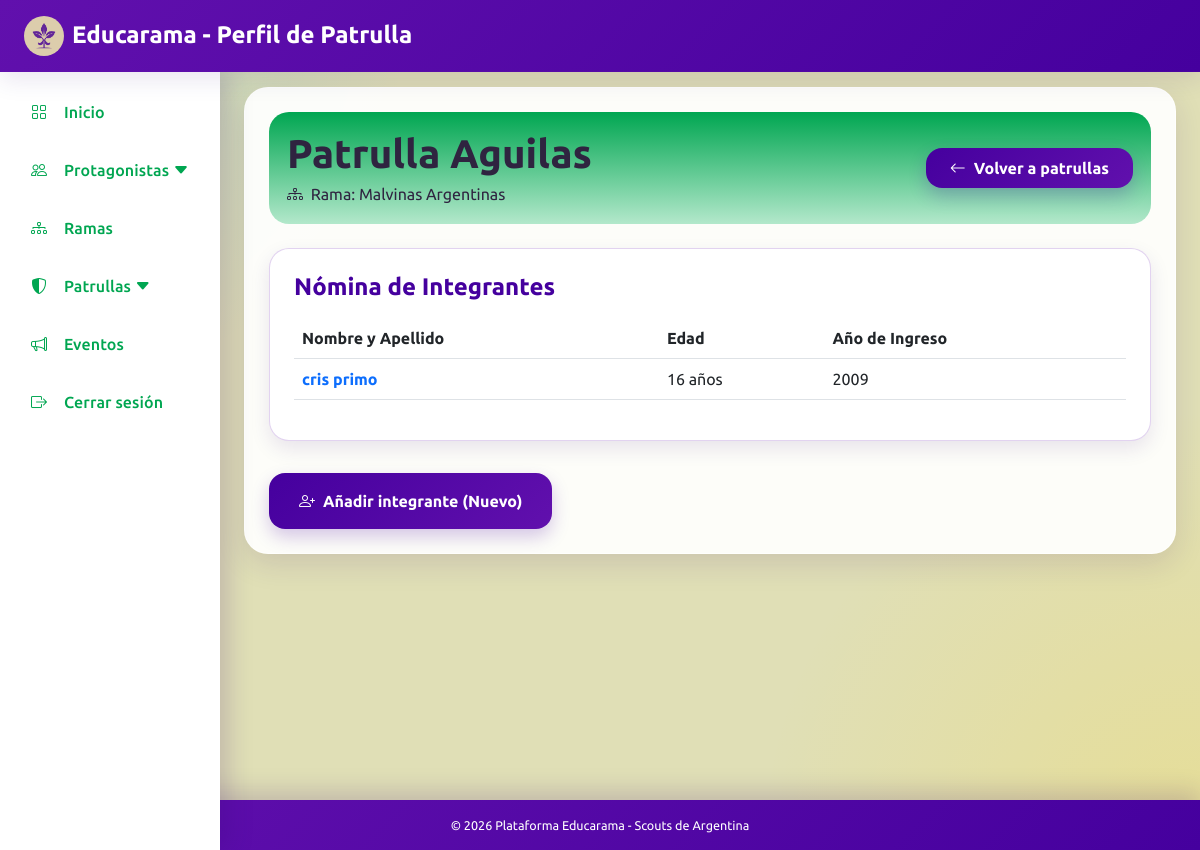
Before: /views/pages/perfil_patrulla.php?id=2 (signed in) with the older database file.
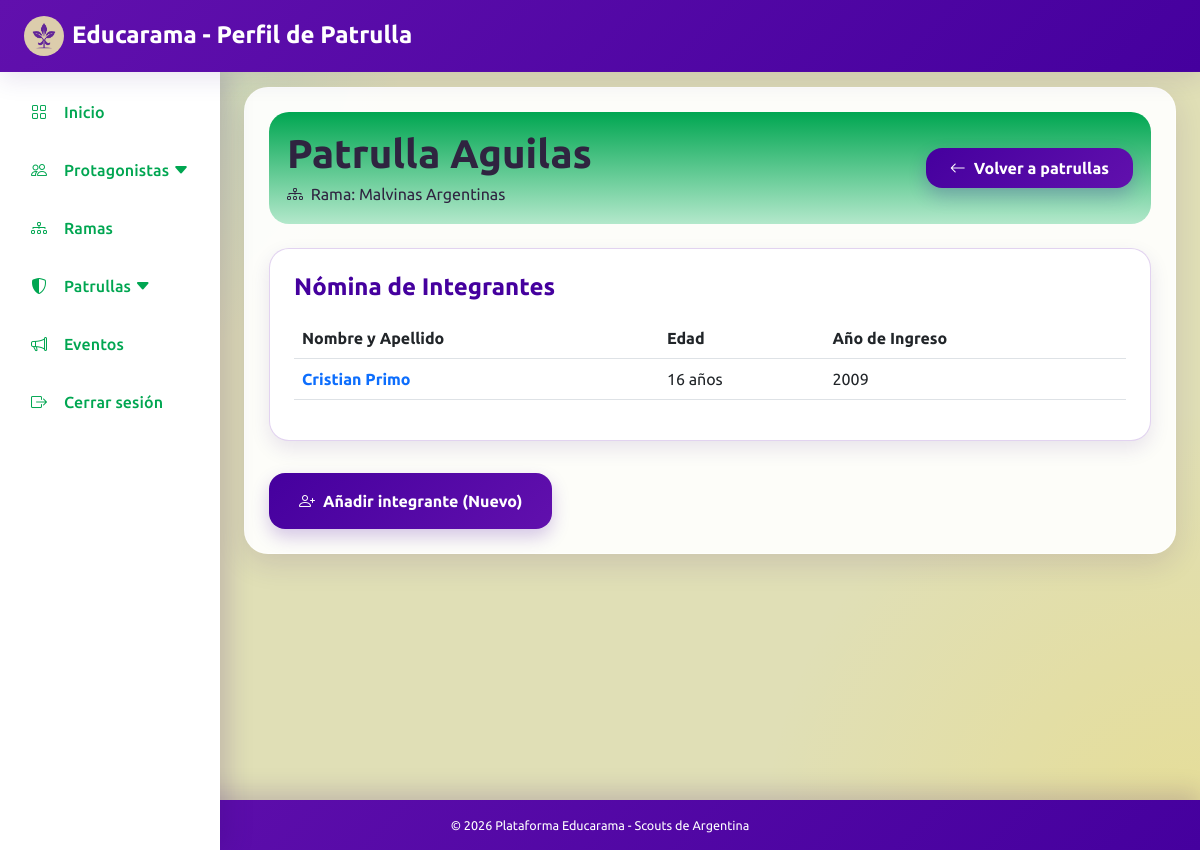
After: the same page with the newer database file.
### tables this page shows
CREATE TABLE `protagonista` (
  `id` int(11) NOT NULL,
  `promesa` tinyint(1) DEFAULT NULL,
  `id_persona` int(11) NOT NULL,
  `id_rama` int(11) NOT NULL,
  `id_patrulla` int(11) DEFAULT NULL,
  `anio_ingreso` int(11) DEFAULT NULL
);

CREATE TABLE `persona` (
  `id` int(11) NOT NULL,
  `dni` int(11) NOT NULL,
  `nombre` varchar(100) DEFAULT NULL,
  `apellido` varchar(100) DEFAULT NULL,
  `fecha_nacimiento` date DEFAULT NULL
);

### src/Controladores/PatrullaController.php (called while the page is built, shortened)
<?php
require_once __DIR__ . '/../Datos/Database.php';
require_once __DIR__ . '/../Datos/PatrullaRepository.php';
require_once __DIR__ . '/../Servicios/PatrullaService.php';
class PatrullaController
{
    private PatrullaService $servicio;
    public function __construct()
    {
        $conexion = Database::getConexion();
        $repositorio = new PatrullaRepository($conexion);
        $this->servicio = new PatrullaService($repositorio);
    }
    public function obtenerPatrullaPorId(int $id): ?array
    {
        return $this->servicio->obtenerPorId($id);
    }
    public function obtenerIntegrantesPorPatrulla(int $idPatrulla): array
    {
        return $this->servicio->obtenerIntegrantes($idPatrulla);
    }
}

### src/Servicios/PatrullaService.php (called while the page is built, shortened)
<?php
class PatrullaService
{
    private PatrullaRepository $repositorio;
    public function __construct(PatrullaRepository $repositorio)
    {
        $this->repositorio = $repositorio;
    }
    public function obtenerPorId(int $id): ?array
    {
        return $this->repositorio->obtenerPorId($id);
    }
    public function obtenerIntegrantes(int $idPatrulla): array
    {
        return $this->repositorio->obtenerIntegrantes($idPatrulla);
    }
}
?>

### src/Datos/PatrullaRepository.php (called while the page is built, shortened)
<?php
class PatrullaRepository
{
    private PDO $conexion;
    public function __construct(PDO $conexion)
    {
        $this->conexion = $conexion;
    }
    public function obtenerPorId(int $id): ?array
    {
        $stmt = $this->conexion->prepare("
            SELECT
                p.id,
                p.nombre,
                p.id_rama,
                r.nombre AS rama,
                r.id_rama AS id_categoria_rama
            FROM patrulla p
            LEFT JOIN rama r ON p.id_rama = r.id
            WHERE p.id = :id
        ");
        $stmt->execute([':id' => $id]);
        return $stmt->fetch(PDO::FETCH_ASSOC) ?: null;
    }
    public function obtenerIntegrantes(int $idPatrulla): array
    {
        $stmt = $this->conexion->prepare("
            SELECT
                p.id,
                p.anio_ingreso,
                per.nombre,
                per.apellido,
                per.fecha_nacimiento
            FROM protagonista p
            INNER JOIN persona per ON p.id_persona = per.id
            WHERE p.id_patrulla = :id_patrulla
            ORDER BY per.apellido ASC
        ");
        $stmt->execute(['id_patrulla' => $idPatrulla]);
        return $stmt->fetchAll(PDO::FETCH_ASSOC);
    }
}
?>

### src/Helpers/RamaHelper.php (called while the page is built)
<?php
if (!function_exists('claseRama')) {
    function claseRama($idCategoria): string
    {
        return match ((int) $idCategoria) {
            1 => 'rama-manada',
            2 => 'rama-unidad',
            3 => 'rama-caminantes',
            4 => 'rama-rover',
            default => '',
        };
    }
}

### views/pages/perfil_patrulla.php (the view, shortened to what the changed rows need)
<?php
require_once __DIR__ . '/../../src/Controladores/PatrullaController.php';
require_once __DIR__ . '/../../src/Helpers/RamaHelper.php';
$controlador = new PatrullaController();
$idPatrulla = $_GET['id'] ?? null;
$patrulla = null;
$integrantes = [];
try {
    $patrulla = $controlador->obtenerPatrullaPorId((int)$idPatrulla);
    $integrantes = $controlador->obtenerIntegrantesPorPatrulla((int)$idPatrulla);
} catch (Exception $e) {
    $error = $e->getMessage();
}
$claseRamaBody = ($patrulla && isset($patrulla['id_categoria_rama'])) ? claseRama($patrulla['id_categoria_rama']) : '';
?>
<!DOCTYPE html>
<html lang="es">
<head>
    <link href="https://cdn.jsdelivr.net/npm/bootstrap@5.3.0/dist/css/bootstrap.min.css" rel="stylesheet">
    <link rel="stylesheet" href="https://cdnjs.cloudflare.com/ajax/libs/bootstrap-icons/1.10.5/font/bootstrap-icons.min.css">
    <link rel="stylesheet" href="/Educarama/public/css/styles.css?v=1.5">
</head>
<body class="<?= $claseRamaBody ?>">
<?php
include __DIR__ . '/includes/barra_superior.php';
?>
<div class="main-content-wrapper">
    <div class="container contenedor-principal p-4">
        <div class="barra-superior-inst mb-4 gap-3 d-flex flex-wrap
        justify-content-between align-items-center
         ">
            <div>
                <h1 class="fw-bold mb-1">
                    Patrulla <?= htmlspecialchars($patrulla['nombre'] ?? 'Desconocida') ?>
                </h1>
            </div>
        </div>
        <div class="tarjeta-blanca-borde p-4">
            <div class="d-flex justify-content-between align-items-center mb-3 flex-wrap gap-2">
                <h2 class="h4 texto-violeta fw-bold mb-0">Nómina de Integrantes</h2>
            </div>
            <?php if (!empty($integrantes)): ?>
                <div class="table-responsive">
                    <table class="table align-middle">
                        <thead>
                            <tr>
                                <th>Nombre y Apellido</th>
                                <th>Edad</th>
                                <th>Año de Ingreso</th>
                            </tr>
                        </thead>
                        <tbody>
                            <?php foreach ($integrantes as $integrante): ?>
                                <tr>
                                    <td>
                                        <a href="/Educarama/views/pages/perfil_protagonista.php?id=<?= $integrante['id'] ?>" class="text-decoration-none fw-bold">
                                            <?= htmlspecialchars($integrante['nombre']) ?> <?= htmlspecialchars($integrante['apellido']) ?>
                                        </a>
                                    </td>
                                    <td>
                                        <?php
                                        if (!empty($integrante['fecha_nacimiento'])) {
                                            $fechaNacimiento = new DateTime($integrante['fecha_nacimiento']);
                                            $hoy = new DateTime();
                                            $edad = $hoy->diff($fechaNacimiento)->y;
                                            echo $edad . " años";
                                        } else {
                                            echo "<span class='text-muted'>Sin datos</span>";
                                        }
                                        ?>
                                    </td>
                                    <td>
                                        <?= !empty($integrante['anio_ingreso']) ? htmlspecialchars($integrante['anio_ingreso']) : "<span class='text-muted'>Sin datos</span>" ?>
                                    </td>
                                </tr>
                            <?php endforeach; ?>
                        </tbody>
                    </table>
                </div>
            <?php else: ?>
                <p class="text-muted">Esta patrulla aún no tiene protagonistas asignados.</p>
            <?php endif; ?>
        </div>
    </div>
</div>
</body>
</html>

Changed rows visible on the page:
changed through a linked row, protagonista: persona.nombre "cris" → "Cristian"; persona.apellido "primo" → "Primo"
